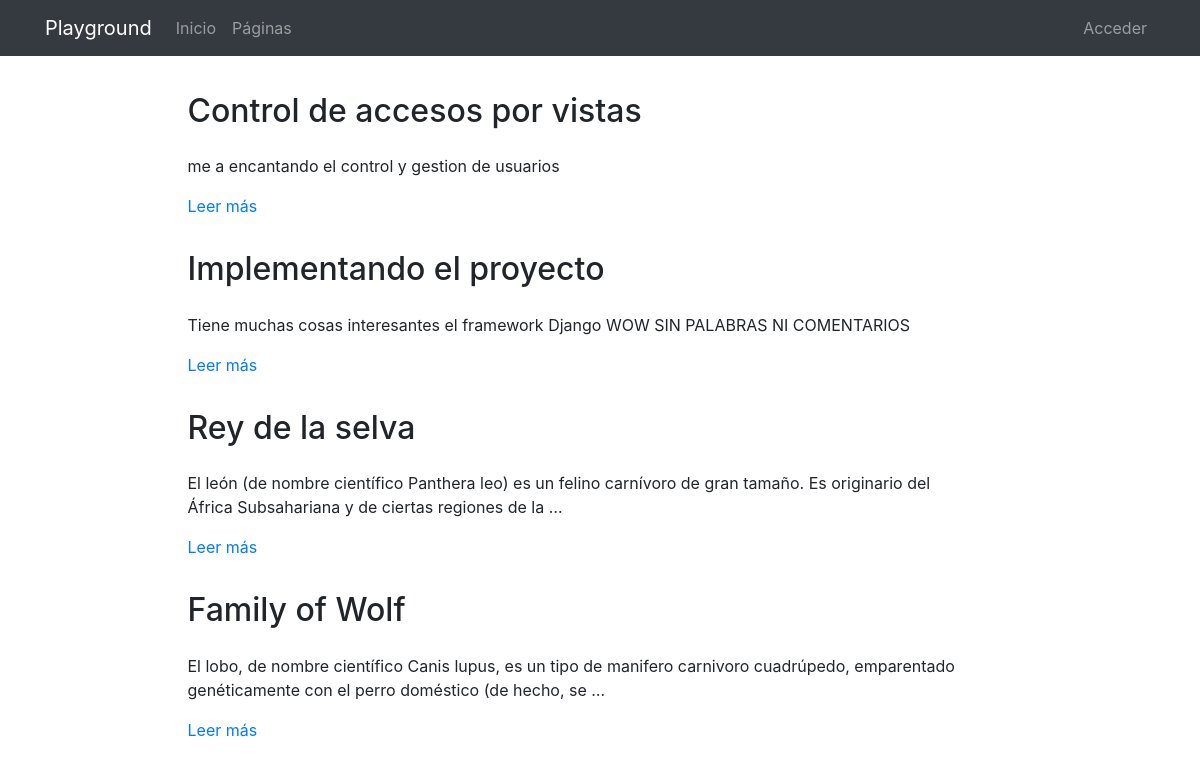
The app's page /pages/, older data.
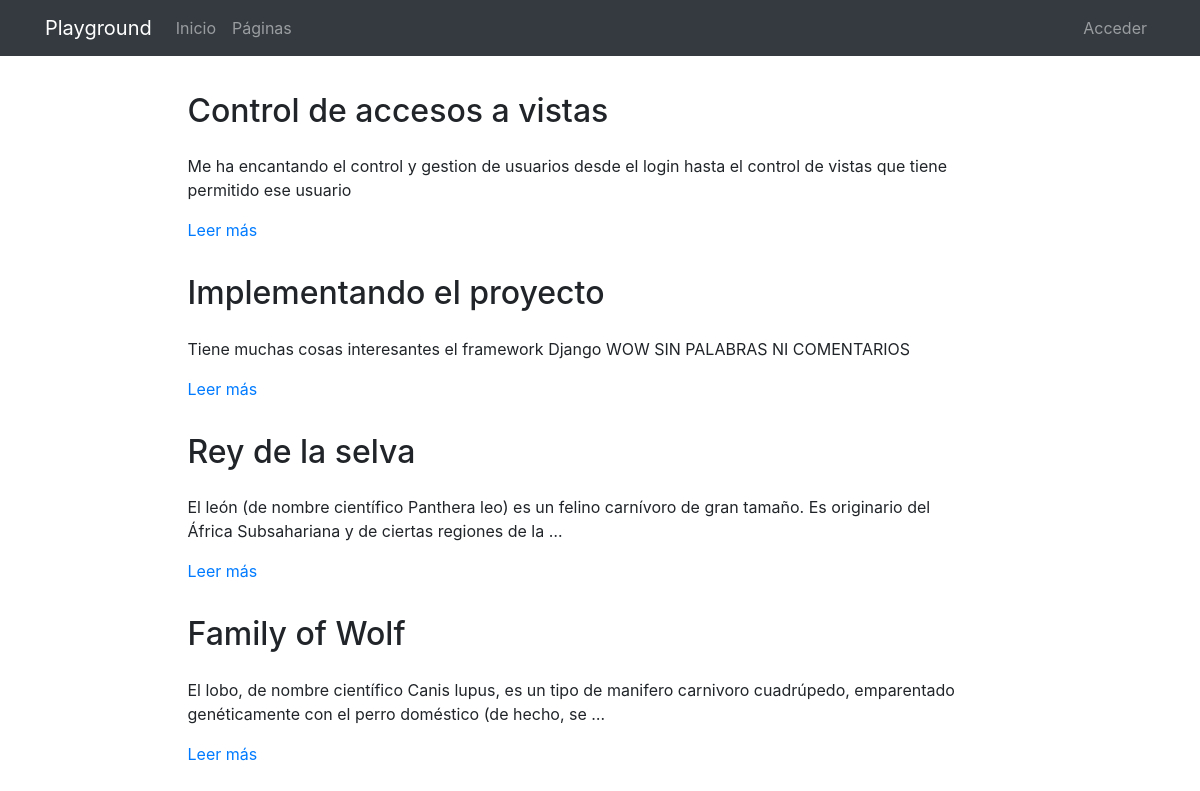
The same page, newer data.
### pages/models.py (models this page shows, shortened)
class Page(models.Model):
    title = models.CharField(verbose_name="Título", max_length=200)
    content = RichTextField(verbose_name="Contenido")
    order = models.SmallIntegerField(verbose_name="Orden", default=0)
    created = models.DateTimeField(auto_now_add=True, verbose_name="Fecha de creación")
    updated = models.DateTimeField(auto_now=True, verbose_name="Fecha de edición")
    class Meta:
        verbose_name = "página"
        verbose_name_plural = "páginas"
        ordering = ['order', 'title']

### pages/views.py (the view)
# urls.py: path('', PagesListViews.as_view(), name="pages"),
class PagesListViews(ListView):
    model = Page

### pages/templates/pages/page_list.html (shortened to what this page needs)
{% extends 'core/base.html' %}
{% load static %}
{% block content %}
{% include 'pages/includes/pages_menu.html' %}
<main role="main">
  <div class="container mb-4">
    {% for page in page_list|dictsort:'id' reversed%}
      <div class="row mt-3">
        <div class="col-md-9 mx-auto">
          <h2 class="mb-4">{{page.title}}</h2>
          <div>
            <p>{{page.content|striptags|safe|truncatechars:"200"}}</p>
            <p><a href="{% url 'pages:page' page.id page.title|slugify %}">Leer más</a>
            </p>
          </div>
        </div>
      </div>
    {% endfor %}
  </div>
</main>
{% endblock %}

Row changes from the older to the newer data that the page shows:
changed Page: title "Control de accesos por vistas" → "Control de accesos a vistas"; content "me a encantando el control y gestion de usuarios" → "Me ha encantando el control y gestion de usuarios desde el login hasta el control de vistas que tiene permitido ese usuario"
